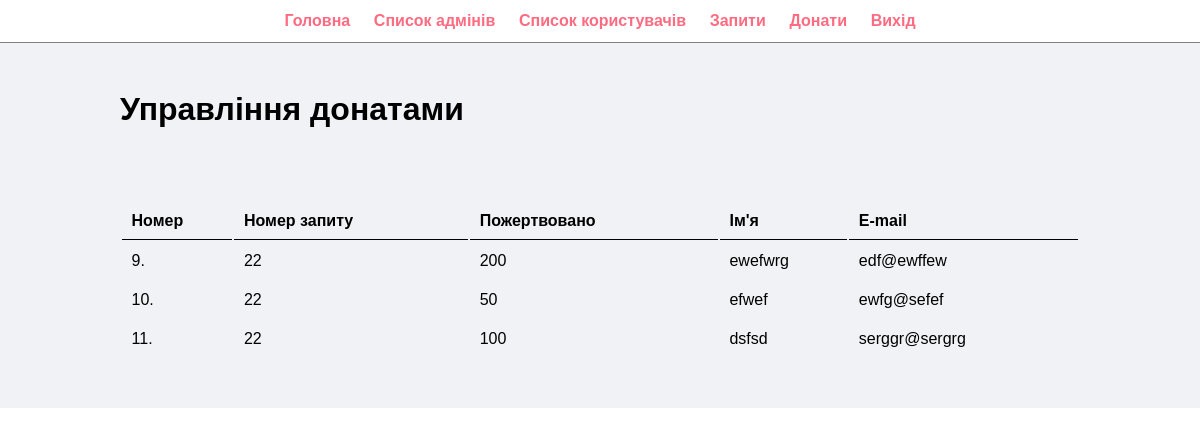
/admin/manage-donates.php (signed in), run on the app's committed database.
### tables this page shows
CREATE TABLE `tbl_order` (
  `id` int(10) UNSIGNED NOT NULL,
  `ware` varchar(10) NOT NULL,
  `total_price` decimal(10,0) NOT NULL,
  `name` varchar(40) NOT NULL,
  `email` varchar(50) NOT NULL
);

### admin/manage-donates.php (the view, shortened to what this page needs)
<?php include('menu.php'); ?>
<div class="main-content">
    <div class="wrapper">
        <h1>Управління донатами</h1>
        <br><br>
<br><br>
            <table class="tbl-full">
                    <tr>
                        <th>Номер</th>
                        <th>Номер запиту</th>
                        <th>Пожертвовано</th>
                        <th>Ім'я</th>
                        <th>E-mail</th>
                    </tr>
                    <?php
                        $sql = "SELECT * FROM tbl_order";
                        $res = mysqli_query($conn, $sql);
                        $count = mysqli_num_rows($res);
                        if($count>0)
                        {
                            while($row=mysqli_fetch_assoc($res))
                            {
                                $id = $row['id'];
                                $ware = $row['ware'];
                                $total_price = $row['total_price'];
                                $name = $row['name'];
                                $email = $row['email'];
                                ?>
                                    <tr>
                                        <td><?php echo $id; ?>. </td>
                                        <td><?php echo $ware; ?></td>
                                        <td><?php echo $total_price; ?></td>
                                        <td><?php echo $name; ?></td>
                                        <td><?php echo $email; ?></td>
                                    </tr>
                                <?php
                            }
                        }
                        else
                        {
                            echo "<tr><td colspan='12'>Orders not Available</td></tr>";
                        }
                    ?>
                </table>
    </div>
</div>
<?php include('footer.php'); ?>

### css/admin.css (style rules this page uses)
* { margin: 0; padding: 0; font-family: Arial, Helvetica, sans-serif; }
.wrapper { padding: 1%; width: 80%; margin: 0 auto; }
.tbl-full { width: 100%; }
table tr th { border-bottom: 1px solid black; padding: 1%; text-align: left; }
table tr td { padding: 1%; }
.main-content { background-color: #f1f2f6; padding: 3% 0; }

### data on the page
tbl_order: id "9", ware "22", total_price "200", name "ewefwrg", email "edf@ewffew"
tbl_order: id "10", ware "22", total_price "50", name "efwef", email "ewfg@sefef"
tbl_order: id "11", ware "22", total_price "100", name "dsfsd", email "serggr@sergrg"
